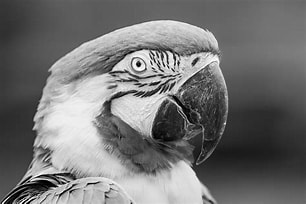
#> input picture test.jpg, 306 x 204 px
$ jupyter execute ganalysis.ipynb
#> lines starting #> are read from the running program, lines starting #| are printed output that depends on the picture
[cell 1]
import numpy as np
import cv2
import matplotlib.pyplot as plt
import os
import shiny
os.getcwd()

[cell 2]
imgpath = "./test.jpg"
img = cv2.imread(imgpath,0)
#> img is the input picture: shape (204, 306); min 0, max 255, mean 115

[cell 3]
# define a function to analyse grayscale values of image
# the function takes an image as input and returns a plot with the image and the histogram
def get_image_info(img):
    # first, define break points to get 10 equal sized bins
    breaks = np.linspace(0, 255, 11)
    print(breaks)
    # the min value of the 4th bin (index 3) is the lower threshold for midtones
    # convert to integer to use it as index
    mid_lower = breaks[3].min().astype(int)
    # righthand side of the 7th bin (index 6) is the upper threshold for midtones
    mid_upper = breaks[6].max().astype(int)
    print(mid_lower, mid_upper)
    plt.subplot(1,2,1)
    plt.imshow(img,cmap='gray')
    plt.title('image')
    plt.xticks([])
    plt.yticks([])

    plt.subplot(1,2,2)
    hist,bin = np.histogram(img.ravel(),256,[0,255])
#> hist = 256 values, max 1052 at index 93, min 4 at index 250, mean 243.8; bin = 257 values from 0 to 255
    plt.xlim([0,255])
    plt.plot(hist)
    plt.title('histogram')
    # add vertical threshold line at midtones > 100 and < 150
    plt.axvline(x= mid_lower, color='r', linestyle='--')
    plt.axvline(x=mid_upper, color='r', linestyle='--')
    # fill area under the curve between 100 and 150
    plt.fill_between(bin[mid_lower:mid_upper], hist[mid_lower:mid_upper], color='grey', alpha=0.5)
    # fill area under the curve between 0 and 100
    plt.fill_between(bin[:mid_lower], hist[:mid_lower], color='black', alpha=0.7)
    # calculate the area under the curve between 100 and 150 with the relative area size
    area_midtone = np.sum(hist[mid_lower:mid_upper]) / np.sum(hist)
#> area_midtone = 0.392
    area_lights = np.sum(hist[:mid_lower]) / np.sum(hist)
#> area_lights = 0.315
    area_darks = np.sum(hist[mid_upper:]) / np.sum(hist)
#> area_darks = 0.292
    # add text to the plot in percentage
    # calculate lower quantile of the y-axis to place the text in the middle of the plot
    ymid = np.quantile(hist, 0.5)
#> ymid = 203.5
    plt.text(mid_lower+5, ymid, str(round(area_midtone*100, 2)) + '%', color='red', fontdict={'size': 8})
    plt.text(10, ymid, str(round(area_lights*100, 2)) + '%', color='red', fontdict={'size': 8})
    plt.text(mid_upper+5, ymid, str(round(area_darks*100, 2)) + '%', color='red', fontdict={'size': 8})
    # return the plot
    return  plt.show()
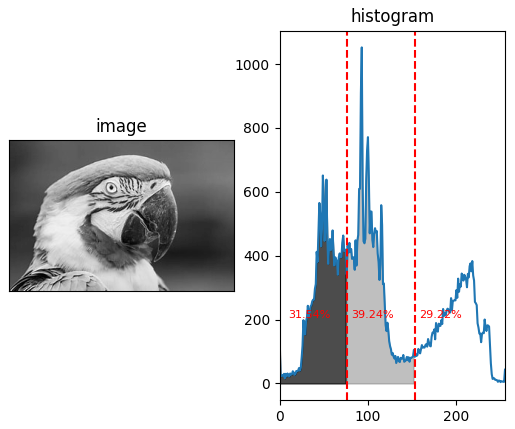
#> figure drawn by matplotlib, 2 panels; panel 2: curve peaks at x = 93, y = 1052
